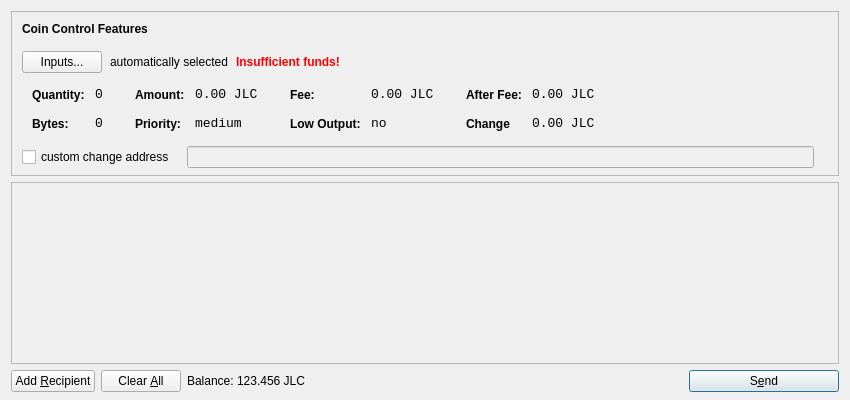
<?xml version="1.0" encoding="UTF-8"?>
<ui version="4.0">
 <class>SendCoinsDialog</class>
 <widget class="QDialog" name="SendCoinsDialog">
  <property name="geometry">
   <rect>
    <x>0</x>
    <y>0</y>
    <width>850</width>
    <height>400</height>
   </rect>
  </property>
  <property name="windowTitle">
   <string>Send Coins</string>
  </property>
  <layout class="QVBoxLayout" name="verticalLayout" stretch="0,1,0">
   <property name="bottomMargin">
    <number>8</number>
   </property>
   <item>
    <widget class="QFrame" name="frameCoinControl">
     <property name="sizePolicy">
      <sizepolicy hsizetype="Expanding" vsizetype="Expanding">
       <horstretch>0</horstretch>
       <verstretch>0</verstretch>
      </sizepolicy>
     </property>
     <property name="maximumSize">
      <size>
       <width>16777215</width>
       <height>16777215</height>
      </size>
     </property>
     <property name="frameShape">
      <enum>QFrame::StyledPanel</enum>
     </property>
     <property name="frameShadow">
      <enum>QFrame::Sunken</enum>
     </property>
     <layout class="QVBoxLayout" name="verticalLayoutCoinControl2">
      <property name="spacing">
       <number>-1</number>
      </property>
      <property name="leftMargin">
       <number>0</number>
      </property>
      <property name="topMargin">
       <number>0</number>
      </property>
      <property name="rightMargin">
       <number>0</number>
      </property>
      <property name="bottomMargin">
       <number>6</number>
      </property>
      <item>
       <layout class="QVBoxLayout" name="verticalLayoutCoinControl" stretch="0,0,0,0,1">
        <property name="spacing">
         <number>0</number>
        </property>
        <property name="leftMargin">
         <number>10</number>
        </property>
        <property name="topMargin">
         <number>10</number>
        </property>
        <item>
         <layout class="QHBoxLayout" name="horizontalLayoutCoinControl1">
          <property name="bottomMargin">
           <number>15</number>
          </property>
          <item>
           <widget class="QLabel" name="labelCoinControlFeatures">
            <property name="sizePolicy">
             <sizepolicy hsizetype="Preferred" vsizetype="Maximum">
              <horstretch>0</horstretch>
              <verstretch>0</verstretch>
             </sizepolicy>
            </property>
            <property name="font">
             <font>
              <weight>75</weight>
              <bold>true</bold>
             </font>
            </property>
            <property name="styleSheet">
             <string notr="true">font-weight:bold;</string>
            </property>
            <property name="text">
             <string>Coin Control Features</string>
            </property>
           </widget>
          </item>
         </layout>
        </item>
        <item>
         <layout class="QHBoxLayout" name="horizontalLayoutCoinControl2" stretch="0,0,0,0">
          <property name="spacing">
           <number>8</number>
          </property>
          <property name="bottomMargin">
           <number>10</number>
          </property>
          <item>
           <widget class="QPushButton" name="pushButtonCoinControl">
            <property name="styleSheet">
             <string notr="true"/>
            </property>
            <property name="text">
             <string>Inputs...</string>
            </property>
           </widget>
          </item>
          <item>
           <widget class="QLabel" name="labelCoinControlAutomaticallySelected">
            <property name="text">
             <string>automatically selected</string>
            </property>
            <property name="margin">
             <number>5</number>
            </property>
           </widget>
          </item>
          <item>
           <widget class="QLabel" name="labelCoinControlInsuffFunds">
            <property name="font">
             <font>
              <weight>75</weight>
              <bold>true</bold>
             </font>
            </property>
            <property name="styleSheet">
             <string notr="true">color:red;font-weight:bold;</string>
            </property>
            <property name="text">
             <string>Insufficient funds!</string>
            </property>
            <property name="margin">
             <number>5</number>
            </property>
           </widget>
          </item>
          <item>
           <spacer name="horizontalSpacerCoinControl">
            <property name="orientation">
             <enum>Qt::Horizontal</enum>
            </property>
            <property name="sizeHint" stdset="0">
             <size>
              <width>40</width>
              <height>1</height>
             </size>
            </property>
           </spacer>
          </item>
         </layout>
        </item>
        <item>
         <widget class="QWidget" name="widgetCoinControl" native="true">
          <property name="sizePolicy">
           <sizepolicy hsizetype="Preferred" vsizetype="Preferred">
            <horstretch>0</horstretch>
            <verstretch>0</verstretch>
           </sizepolicy>
          </property>
          <property name="minimumSize">
           <size>
            <width>0</width>
            <height>0</height>
           </size>
          </property>
          <property name="styleSheet">
           <string notr="true"/>
          </property>
          <layout class="QHBoxLayout" name="horizontalLayoutCoinControl5">
           <property name="margin">
            <number>0</number>
           </property>
           <item>
            <layout class="QHBoxLayout" name="horizontalLayoutCoinControl3" stretch="0,0,0,1">
             <property name="spacing">
              <number>20</number>
             </property>
             <property name="topMargin">
              <number>0</number>
             </property>
             <property name="bottomMargin">
              <number>10</number>
             </property>
             <item>
              <layout class="QFormLayout" name="formLayoutCoinControl1">
               <property name="horizontalSpacing">
                <number>10</number>
               </property>
               <property name="verticalSpacing">
                <number>14</number>
               </property>
               <property name="leftMargin">
                <number>10</number>
               </property>
               <property name="topMargin">
                <number>4</number>
               </property>
               <property name="rightMargin">
                <number>6</number>
               </property>
               <item row="0" column="0">
                <widget class="QLabel" name="labelCoinControlQuantityText">
                 <property name="styleSheet">
                  <string notr="true">font-weight:bold;</string>
                 </property>
                 <property name="text">
                  <string>Quantity:</string>
                 </property>
                 <property name="margin">
                  <number>0</number>
                 </property>
                </widget>
               </item>
               <item row="0" column="1">
                <widget class="QLabel" name="labelCoinControlQuantity">
                 <property name="font">
                  <font>
                   <family>Monospace</family>
                   <pointsize>10</pointsize>
                  </font>
                 </property>
                 <property name="cursor">
                  <cursorShape>IBeamCursor</cursorShape>
                 </property>
                 <property name="contextMenuPolicy">
                  <enum>Qt::ActionsContextMenu</enum>
                 </property>
                 <property name="text">
                  <string>0</string>
                 </property>
                 <property name="margin">
                  <number>0</number>
                 </property>
                 <property name="textInteractionFlags">
                  <set>Qt::LinksAccessibleByMouse|Qt::TextSelectableByKeyboard|Qt::TextSelectableByMouse</set>
                 </property>
                </widget>
               </item>
               <item row="1" column="0">
                <widget class="QLabel" name="labelCoinControlBytesText">
                 <property name="styleSheet">
                  <string notr="true">font-weight:bold;</string>
                 </property>
                 <property name="text">
                  <string>Bytes:</string>
                 </property>
                </widget>
               </item>
               <item row="1" column="1">
                <widget class="QLabel" name="labelCoinControlBytes">
                 <property name="font">
                  <font>
                   <family>Monospace</family>
                   <pointsize>10</pointsize>
                  </font>
                 </property>
                 <property name="cursor">
                  <cursorShape>IBeamCursor</cursorShape>
                 </property>
                 <property name="contextMenuPolicy">
                  <enum>Qt::ActionsContextMenu</enum>
                 </property>
                 <property name="text">
                  <string>0</string>
                 </property>
                 <property name="textInteractionFlags">
                  <set>Qt::LinksAccessibleByMouse|Qt::TextSelectableByKeyboard|Qt::TextSelectableByMouse</set>
                 </property>
                </widget>
               </item>
              </layout>
             </item>
             <item>
              <layout class="QFormLayout" name="formLayoutCoinControl2">
               <property name="horizontalSpacing">
                <number>10</number>
               </property>
               <property name="verticalSpacing">
                <number>14</number>
               </property>
               <property name="leftMargin">
                <number>6</number>
               </property>
               <property name="topMargin">
                <number>4</number>
               </property>
               <property name="rightMargin">
                <number>6</number>
               </property>
               <item row="0" column="0">
                <widget class="QLabel" name="labelCoinControlAmountText">
                 <property name="styleSheet">
                  <string notr="true">font-weight:bold;</string>
                 </property>
                 <property name="text">
                  <string>Amount:</string>
                 </property>
                 <property name="margin">
                  <number>0</number>
                 </property>
                </widget>
               </item>
               <item row="0" column="1">
                <widget class="QLabel" name="labelCoinControlAmount">
                 <property name="font">
                  <font>
                   <family>Monospace</family>
                   <pointsize>10</pointsize>
                  </font>
                 </property>
                 <property name="cursor">
                  <cursorShape>IBeamCursor</cursorShape>
                 </property>
                 <property name="contextMenuPolicy">
                  <enum>Qt::ActionsContextMenu</enum>
                 </property>
                 <property name="text">
                  <string notr="true">0.00 JLC</string>
                 </property>
                 <property name="textInteractionFlags">
                  <set>Qt::LinksAccessibleByMouse|Qt::TextSelectableByKeyboard|Qt::TextSelectableByMouse</set>
                 </property>
                </widget>
               </item>
               <item row="1" column="0">
                <widget class="QLabel" name="labelCoinControlPriorityText">
                 <property name="styleSheet">
                  <string notr="true">font-weight:bold;</string>
                 </property>
                 <property name="text">
                  <string>Priority:</string>
                 </property>
                </widget>
               </item>
               <item row="1" column="1">
                <widget class="QLabel" name="labelCoinControlPriority">
                 <property name="font">
                  <font>
                   <family>Monospace</family>
                   <pointsize>10</pointsize>
                  </font>
                 </property>
                 <property name="cursor">
                  <cursorShape>IBeamCursor</cursorShape>
                 </property>
                 <property name="contextMenuPolicy">
                  <enum>Qt::ActionsContextMenu</enum>
                 </property>
                 <property name="text">
                  <string>medium</string>
                 </property>
                 <property name="textInteractionFlags">
                  <set>Qt::LinksAccessibleByMouse|Qt::TextSelectableByKeyboard|Qt::TextSelectableByMouse</set>
                 </property>
                </widget>
               </item>
              </layout>
             </item>
             <item>
              <layout class="QFormLayout" name="formLayoutCoinControl3">
               <property name="horizontalSpacing">
                <number>10</number>
               </property>
               <property name="verticalSpacing">
                <number>14</number>
               </property>
               <property name="leftMargin">
                <number>6</number>
               </property>
               <property name="topMargin">
                <number>4</number>
               </property>
               <property name="rightMargin">
                <number>6</number>
               </property>
               <item row="0" column="0">
                <widget class="QLabel" name="labelCoinControlFeeText">
                 <property name="styleSheet">
                  <string notr="true">font-weight:bold;</string>
                 </property>
                 <property name="text">
                  <string>Fee:</string>
                 </property>
                 <property name="margin">
                  <number>0</number>
                 </property>
                </widget>
               </item>
               <item row="0" column="1">
                <widget class="QLabel" name="labelCoinControlFee">
                 <property name="font">
                  <font>
                   <family>Monospace</family>
                   <pointsize>10</pointsize>
                  </font>
                 </property>
                 <property name="cursor">
                  <cursorShape>IBeamCursor</cursorShape>
                 </property>
                 <property name="contextMenuPolicy">
                  <enum>Qt::ActionsContextMenu</enum>
                 </property>
                 <property name="text">
                  <string notr="true">0.00 JLC</string>
                 </property>
                 <property name="textInteractionFlags">
                  <set>Qt::LinksAccessibleByMouse|Qt::TextSelectableByKeyboard|Qt::TextSelectableByMouse</set>
                 </property>
                </widget>
               </item>
               <item row="1" column="0">
                <widget class="QLabel" name="labelCoinControlLowOutputText">
                 <property name="styleSheet">
                  <string notr="true">font-weight:bold;</string>
                 </property>
                 <property name="text">
                  <string>Low Output:</string>
                 </property>
                </widget>
               </item>
               <item row="1" column="1">
                <widget class="QLabel" name="labelCoinControlLowOutput">
                 <property name="font">
                  <font>
                   <family>Monospace</family>
                   <pointsize>10</pointsize>
                  </font>
                 </property>
                 <property name="cursor">
                  <cursorShape>IBeamCursor</cursorShape>
                 </property>
                 <property name="contextMenuPolicy">
                  <enum>Qt::ActionsContextMenu</enum>
                 </property>
                 <property name="text">
                  <string>no</string>
                 </property>
                 <property name="textInteractionFlags">
                  <set>Qt::LinksAccessibleByMouse|Qt::TextSelectableByKeyboard|Qt::TextSelectableByMouse</set>
                 </property>
                </widget>
               </item>
              </layout>
             </item>
             <item>
              <layout class="QFormLayout" name="formLayoutCoinControl4">
               <property name="horizontalSpacing">
                <number>10</number>
               </property>
               <property name="verticalSpacing">
                <number>14</number>
               </property>
               <property name="leftMargin">
                <number>6</number>
               </property>
               <property name="topMargin">
                <number>4</number>
               </property>
               <property name="rightMargin">
                <number>6</number>
               </property>
               <item row="0" column="0">
                <widget class="QLabel" name="labelCoinControlAfterFeeText">
                 <property name="styleSheet">
                  <string notr="true">font-weight:bold;</string>
                 </property>
                 <property name="text">
                  <string>After Fee:</string>
                 </property>
                 <property name="margin">
                  <number>0</number>
                 </property>
                </widget>
               </item>
               <item row="0" column="1">
                <widget class="QLabel" name="labelCoinControlAfterFee">
                 <property name="font">
                  <font>
                   <family>Monospace</family>
                   <pointsize>10</pointsize>
                  </font>
                 </property>
                 <property name="cursor">
                  <cursorShape>IBeamCursor</cursorShape>
                 </property>
                 <property name="contextMenuPolicy">
                  <enum>Qt::ActionsContextMenu</enum>
                 </property>
                 <property name="text">
                  <string notr="true">0.00 JLC</string>
                 </property>
                 <property name="textInteractionFlags">
                  <set>Qt::LinksAccessibleByMouse|Qt::TextSelectableByKeyboard|Qt::TextSelectableByMouse</set>
                 </property>
                </widget>
               </item>
               <item row="1" column="0">
                <widget class="QLabel" name="labelCoinControlChangeText">
                 <property name="styleSheet">
                  <string notr="true">font-weight:bold;</string>
                 </property>
                 <property name="text">
                  <string>Change</string>
                 </property>
                </widget>
               </item>
               <item row="1" column="1">
                <widget class="QLabel" name="labelCoinControlChange">
                 <property name="font">
                  <font>
                   <family>Monospace</family>
                   <pointsize>10</pointsize>
                  </font>
                 </property>
                 <property name="cursor">
                  <cursorShape>IBeamCursor</cursorShape>
                 </property>
                 <property name="contextMenuPolicy">
                  <enum>Qt::ActionsContextMenu</enum>
                 </property>
                 <property name="text">
                  <string notr="true">0.00 JLC</string>
                 </property>
                 <property name="textInteractionFlags">
                  <set>Qt::LinksAccessibleByMouse|Qt::TextSelectableByKeyboard|Qt::TextSelectableByMouse</set>
                 </property>
                </widget>
               </item>
              </layout>
             </item>
            </layout>
           </item>
          </layout>
         </widget>
        </item>
        <item>
         <layout class="QHBoxLayout" name="horizontalLayoutCoinControl4" stretch="0,0,0">
          <property name="spacing">
           <number>12</number>
          </property>
          <property name="sizeConstraint">
           <enum>QLayout::SetDefaultConstraint</enum>
          </property>
          <property name="topMargin">
           <number>5</number>
          </property>
          <property name="rightMargin">
           <number>5</number>
          </property>
          <item>
           <widget class="QCheckBox" name="checkBoxCoinControlChange">
            <property name="text">
             <string>custom change address</string>
            </property>
           </widget>
          </item>
          <item>
           <widget class="QLineEdit" name="lineEditCoinControlChange">
            <property name="enabled">
             <bool>false</bool>
            </property>
            <property name="sizePolicy">
             <sizepolicy hsizetype="Expanding" vsizetype="Fixed">
              <horstretch>0</horstretch>
              <verstretch>0</verstretch>
             </sizepolicy>
            </property>
           </widget>
          </item>
          <item>
           <widget class="QLabel" name="labelCoinControlChangeLabel">
            <property name="sizePolicy">
             <sizepolicy hsizetype="Preferred" vsizetype="Expanding">
              <horstretch>0</horstretch>
              <verstretch>0</verstretch>
             </sizepolicy>
            </property>
            <property name="minimumSize">
             <size>
              <width>0</width>
              <height>0</height>
             </size>
            </property>
            <property name="text">
             <string/>
            </property>
            <property name="margin">
             <number>3</number>
            </property>
           </widget>
          </item>
         </layout>
        </item>
        <item>
         <spacer name="verticalSpacerCoinControl">
          <property name="orientation">
           <enum>Qt::Vertical</enum>
          </property>
          <property name="sizeHint" stdset="0">
           <size>
            <width>800</width>
            <height>1</height>
           </size>
          </property>
         </spacer>
        </item>
       </layout>
      </item>
     </layout>
    </widget>
   </item>
   <item>
    <widget class="QScrollArea" name="scrollArea">
     <property name="widgetResizable">
      <bool>true</bool>
     </property>
     <widget class="QWidget" name="scrollAreaWidgetContents">
      <property name="geometry">
       <rect>
        <x>0</x>
        <y>0</y>
        <width>830</width>
        <height>165</height>
       </rect>
      </property>
      <layout class="QVBoxLayout" name="verticalLayout_2">
       <property name="margin">
        <number>0</number>
       </property>
       <item>
        <layout class="QVBoxLayout" name="entries">
         <property name="spacing">
          <number>6</number>
         </property>
        </layout>
       </item>
       <item>
        <spacer name="verticalSpacer">
         <property name="orientation">
          <enum>Qt::Vertical</enum>
         </property>
         <property name="sizeHint" stdset="0">
          <size>
           <width>20</width>
           <height>40</height>
          </size>
         </property>
        </spacer>
       </item>
      </layout>
     </widget>
    </widget>
   </item>
   <item>
    <layout class="QHBoxLayout" name="horizontalLayout">
     <item>
      <widget class="QPushButton" name="addButton">
       <property name="toolTip">
        <string>Send to multiple recipients at once</string>
       </property>
       <property name="text">
        <string>Add &amp;Recipient</string>
       </property>
       <property name="autoDefault">
        <bool>false</bool>
       </property>
      </widget>
     </item>
     <item>
      <widget class="QPushButton" name="clearButton">
       <property name="sizePolicy">
        <sizepolicy hsizetype="Minimum" vsizetype="Fixed">
         <horstretch>0</horstretch>
         <verstretch>0</verstretch>
        </sizepolicy>
       </property>
       <property name="toolTip">
        <string>Remove all transaction fields</string>
       </property>
       <property name="text">
        <string>Clear &amp;All</string>
       </property>
       <property name="autoRepeatDelay">
        <number>300</number>
       </property>
       <property name="autoDefault">
        <bool>false</bool>
       </property>
      </widget>
     </item>
     <item>
      <layout class="QHBoxLayout" name="horizontalLayout_2">
       <property name="spacing">
        <number>3</number>
       </property>
       <item>
        <widget class="QLabel" name="label">
         <property name="sizePolicy">
          <sizepolicy hsizetype="Preferred" vsizetype="Fixed">
           <horstretch>0</horstretch>
           <verstretch>0</verstretch>
          </sizepolicy>
         </property>
         <property name="text">
          <string>Balance:</string>
         </property>
        </widget>
       </item>
       <item>
        <widget class="QLabel" name="labelBalance">
         <property name="sizePolicy">
          <sizepolicy hsizetype="Preferred" vsizetype="Fixed">
           <horstretch>0</horstretch>
           <verstretch>0</verstretch>
          </sizepolicy>
         </property>
         <property name="cursor">
          <cursorShape>IBeamCursor</cursorShape>
         </property>
         <property name="text">
          <string notr="true">123.456 JLC</string>
         </property>
         <property name="textInteractionFlags">
          <set>Qt::LinksAccessibleByMouse|Qt::TextSelectableByKeyboard|Qt::TextSelectableByMouse</set>
         </property>
        </widget>
       </item>
      </layout>
     </item>
     <item>
      <spacer name="horizontalSpacer">
       <property name="orientation">
        <enum>Qt::Horizontal</enum>
       </property>
       <property name="sizeHint" stdset="0">
        <size>
         <width>40</width>
         <height>20</height>
        </size>
       </property>
      </spacer>
     </item>
     <item>
      <widget class="QPushButton" name="sendButton">
       <property name="minimumSize">
        <size>
         <width>150</width>
         <height>0</height>
        </size>
       </property>
       <property name="toolTip">
        <string>Confirm the send action</string>
       </property>
       <property name="text">
        <string>S&amp;end</string>
       </property>
       <property name="icon">
        <iconset resource="../bitcoin.qrc">
         <normaloff>:/icons/send</normaloff>:/icons/send</iconset>
       </property>
       <property name="default">
        <bool>true</bool>
       </property>
      </widget>
     </item>
    </layout>
   </item>
  </layout>
 </widget>
 <resources>
  <include location="../bitcoin.qrc"/>
 </resources>
 <connections/>
</ui>
